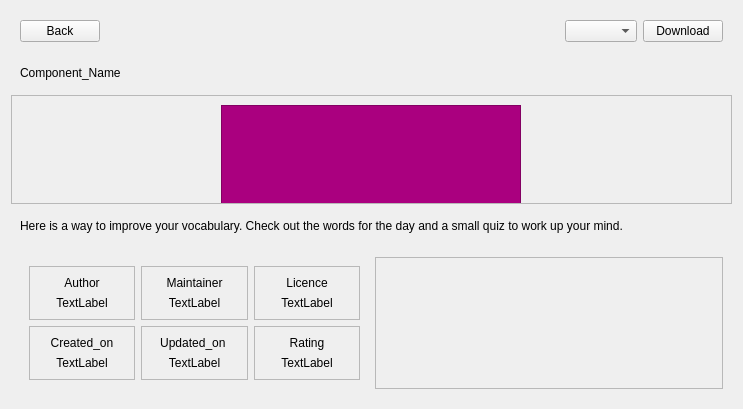
<?xml version="1.0" encoding="UTF-8"?>
<ui version="4.0">
 <class>Form</class>
 <widget class="QWidget" name="Form">
  <property name="geometry">
   <rect>
    <x>0</x>
    <y>0</y>
    <width>743</width>
    <height>409</height>
   </rect>
  </property>
  <property name="windowTitle">
   <string>Form</string>
  </property>
  <layout class="QVBoxLayout" name="verticalLayout">
   <item>
    <widget class="QWidget" name="widget" native="true">
     <property name="sizePolicy">
      <sizepolicy hsizetype="Preferred" vsizetype="Maximum">
       <horstretch>0</horstretch>
       <verstretch>0</verstretch>
      </sizepolicy>
     </property>
     <layout class="QHBoxLayout" name="horizontalLayout">
      <item>
       <widget class="QPushButton" name="pushButton_2">
        <property name="text">
         <string>Back</string>
        </property>
       </widget>
      </item>
      <item>
       <spacer name="horizontalSpacer">
        <property name="orientation">
         <enum>Qt::Horizontal</enum>
        </property>
        <property name="sizeHint" stdset="0">
         <size>
          <width>40</width>
          <height>20</height>
         </size>
        </property>
       </spacer>
      </item>
      <item>
       <widget class="QComboBox" name="comboBox"/>
      </item>
      <item>
       <widget class="QPushButton" name="pushButton">
        <property name="text">
         <string>Download</string>
        </property>
       </widget>
      </item>
     </layout>
    </widget>
   </item>
   <item>
    <widget class="QWidget" name="widget_2" native="true">
     <layout class="QHBoxLayout" name="horizontalLayout_5">
      <item>
       <widget class="QLabel" name="label">
        <property name="text">
         <string>Component_Name</string>
        </property>
       </widget>
      </item>
     </layout>
    </widget>
   </item>
   <item>
    <widget class="QScrollArea" name="scrollArea_2">
     <property name="sizePolicy">
      <sizepolicy hsizetype="Preferred" vsizetype="Maximum">
       <horstretch>0</horstretch>
       <verstretch>0</verstretch>
      </sizepolicy>
     </property>
     <property name="layoutDirection">
      <enum>Qt::LeftToRight</enum>
     </property>
     <property name="verticalScrollBarPolicy">
      <enum>Qt::ScrollBarAsNeeded</enum>
     </property>
     <property name="sizeAdjustPolicy">
      <enum>QAbstractScrollArea::AdjustIgnored</enum>
     </property>
     <property name="widgetResizable">
      <bool>true</bool>
     </property>
     <widget class="QWidget" name="scrollAreaWidgetContents_2">
      <property name="geometry">
       <rect>
        <x>0</x>
        <y>0</y>
        <width>706</width>
        <height>100</height>
       </rect>
      </property>
      <property name="sizePolicy">
       <sizepolicy hsizetype="Preferred" vsizetype="Maximum">
        <horstretch>0</horstretch>
        <verstretch>0</verstretch>
       </sizepolicy>
      </property>
      <property name="minimumSize">
       <size>
        <width>0</width>
        <height>100</height>
       </size>
      </property>
      <property name="maximumSize">
       <size>
        <width>16777215</width>
        <height>500</height>
       </size>
      </property>
      <property name="layoutDirection">
       <enum>Qt::LeftToRight</enum>
      </property>
      <layout class="QHBoxLayout" name="horizontalLayout_4">
       <item>
        <widget class="QFrame" name="frame">
         <property name="sizePolicy">
          <sizepolicy hsizetype="Fixed" vsizetype="Fixed">
           <horstretch>0</horstretch>
           <verstretch>0</verstretch>
          </sizepolicy>
         </property>
         <property name="minimumSize">
          <size>
           <width>300</width>
           <height>160</height>
          </size>
         </property>
         <property name="styleSheet">
          <string notr="true">QFrame{
	background-color: rgb(170, 0, 127);
}</string>
         </property>
         <property name="frameShape">
          <enum>QFrame::StyledPanel</enum>
         </property>
         <property name="frameShadow">
          <enum>QFrame::Raised</enum>
         </property>
        </widget>
       </item>
      </layout>
     </widget>
    </widget>
   </item>
   <item>
    <widget class="QWidget" name="widget_3" native="true">
     <property name="sizePolicy">
      <sizepolicy hsizetype="Preferred" vsizetype="Maximum">
       <horstretch>0</horstretch>
       <verstretch>0</verstretch>
      </sizepolicy>
     </property>
     <layout class="QHBoxLayout" name="horizontalLayout_2">
      <item>
       <widget class="QLabel" name="label_2">
        <property name="text">
         <string>Here is a way to improve your vocabulary. Check out the words for the day and a small quiz to work up your mind.</string>
        </property>
       </widget>
      </item>
     </layout>
    </widget>
   </item>
   <item>
    <widget class="QWidget" name="widget_4" native="true">
     <layout class="QHBoxLayout" name="horizontalLayout_3">
      <item>
       <widget class="QWidget" name="widget_5" native="true">
        <layout class="QGridLayout" name="gridLayout">
         <item row="0" column="1">
          <widget class="QFrame" name="frame_4">
           <property name="frameShape">
            <enum>QFrame::StyledPanel</enum>
           </property>
           <property name="frameShadow">
            <enum>QFrame::Raised</enum>
           </property>
           <layout class="QVBoxLayout" name="verticalLayout_4">
            <item>
             <widget class="QLabel" name="label_7">
              <property name="text">
               <string>Author</string>
              </property>
              <property name="alignment">
               <set>Qt::AlignCenter</set>
              </property>
             </widget>
            </item>
            <item>
             <widget class="QLabel" name="label_8">
              <property name="text">
               <string>TextLabel</string>
              </property>
              <property name="alignment">
               <set>Qt::AlignCenter</set>
              </property>
             </widget>
            </item>
           </layout>
          </widget>
         </item>
         <item row="0" column="4">
          <widget class="QFrame" name="frame_6">
           <property name="frameShape">
            <enum>QFrame::StyledPanel</enum>
           </property>
           <property name="frameShadow">
            <enum>QFrame::Raised</enum>
           </property>
           <layout class="QVBoxLayout" name="verticalLayout_6">
            <item>
             <widget class="QLabel" name="label_11">
              <property name="text">
               <string>Licence</string>
              </property>
              <property name="alignment">
               <set>Qt::AlignCenter</set>
              </property>
             </widget>
            </item>
            <item>
             <widget class="QLabel" name="label_12">
              <property name="text">
               <string>TextLabel</string>
              </property>
              <property name="alignment">
               <set>Qt::AlignCenter</set>
              </property>
             </widget>
            </item>
           </layout>
          </widget>
         </item>
         <item row="0" column="2">
          <widget class="QFrame" name="frame_5">
           <property name="frameShape">
            <enum>QFrame::StyledPanel</enum>
           </property>
           <property name="frameShadow">
            <enum>QFrame::Raised</enum>
           </property>
           <layout class="QVBoxLayout" name="verticalLayout_5">
            <item>
             <widget class="QLabel" name="label_9">
              <property name="text">
               <string>Maintainer</string>
              </property>
              <property name="alignment">
               <set>Qt::AlignCenter</set>
              </property>
             </widget>
            </item>
            <item>
             <widget class="QLabel" name="label_10">
              <property name="text">
               <string>TextLabel</string>
              </property>
              <property name="alignment">
               <set>Qt::AlignCenter</set>
              </property>
             </widget>
            </item>
           </layout>
          </widget>
         </item>
         <item row="1" column="2">
          <widget class="QFrame" name="frame_2">
           <property name="frameShape">
            <enum>QFrame::StyledPanel</enum>
           </property>
           <property name="frameShadow">
            <enum>QFrame::Raised</enum>
           </property>
           <layout class="QVBoxLayout" name="verticalLayout_2">
            <item>
             <widget class="QLabel" name="label_3">
              <property name="text">
               <string>Updated_on </string>
              </property>
              <property name="alignment">
               <set>Qt::AlignCenter</set>
              </property>
             </widget>
            </item>
            <item>
             <widget class="QLabel" name="label_4">
              <property name="text">
               <string>TextLabel</string>
              </property>
              <property name="alignment">
               <set>Qt::AlignCenter</set>
              </property>
             </widget>
            </item>
           </layout>
          </widget>
         </item>
         <item row="1" column="4">
          <widget class="QFrame" name="frame_8">
           <property name="frameShape">
            <enum>QFrame::StyledPanel</enum>
           </property>
           <property name="frameShadow">
            <enum>QFrame::Raised</enum>
           </property>
           <layout class="QVBoxLayout" name="verticalLayout_8">
            <item>
             <widget class="QLabel" name="label_15">
              <property name="text">
               <string>Rating</string>
              </property>
              <property name="alignment">
               <set>Qt::AlignCenter</set>
              </property>
             </widget>
            </item>
            <item>
             <widget class="QLabel" name="label_16">
              <property name="text">
               <string>TextLabel</string>
              </property>
              <property name="alignment">
               <set>Qt::AlignCenter</set>
              </property>
             </widget>
            </item>
           </layout>
          </widget>
         </item>
         <item row="1" column="1">
          <widget class="QFrame" name="frame_7">
           <property name="frameShape">
            <enum>QFrame::StyledPanel</enum>
           </property>
           <property name="frameShadow">
            <enum>QFrame::Raised</enum>
           </property>
           <layout class="QVBoxLayout" name="verticalLayout_7">
            <item>
             <widget class="QLabel" name="label_13">
              <property name="text">
               <string>Created_on</string>
              </property>
              <property name="alignment">
               <set>Qt::AlignCenter</set>
              </property>
             </widget>
            </item>
            <item>
             <widget class="QLabel" name="label_14">
              <property name="text">
               <string>TextLabel</string>
              </property>
              <property name="alignment">
               <set>Qt::AlignCenter</set>
              </property>
             </widget>
            </item>
           </layout>
          </widget>
         </item>
        </layout>
       </widget>
      </item>
      <item>
       <widget class="QScrollArea" name="scrollArea">
        <property name="sizePolicy">
         <sizepolicy hsizetype="Preferred" vsizetype="Preferred">
          <horstretch>0</horstretch>
          <verstretch>0</verstretch>
         </sizepolicy>
        </property>
        <property name="widgetResizable">
         <bool>true</bool>
        </property>
        <widget class="QWidget" name="scrollAreaWidgetContents">
         <property name="geometry">
          <rect>
           <x>0</x>
           <y>0</y>
           <width>348</width>
           <height>138</height>
          </rect>
         </property>
        </widget>
       </widget>
      </item>
     </layout>
    </widget>
   </item>
  </layout>
 </widget>
 <resources/>
 <connections/>
</ui>
